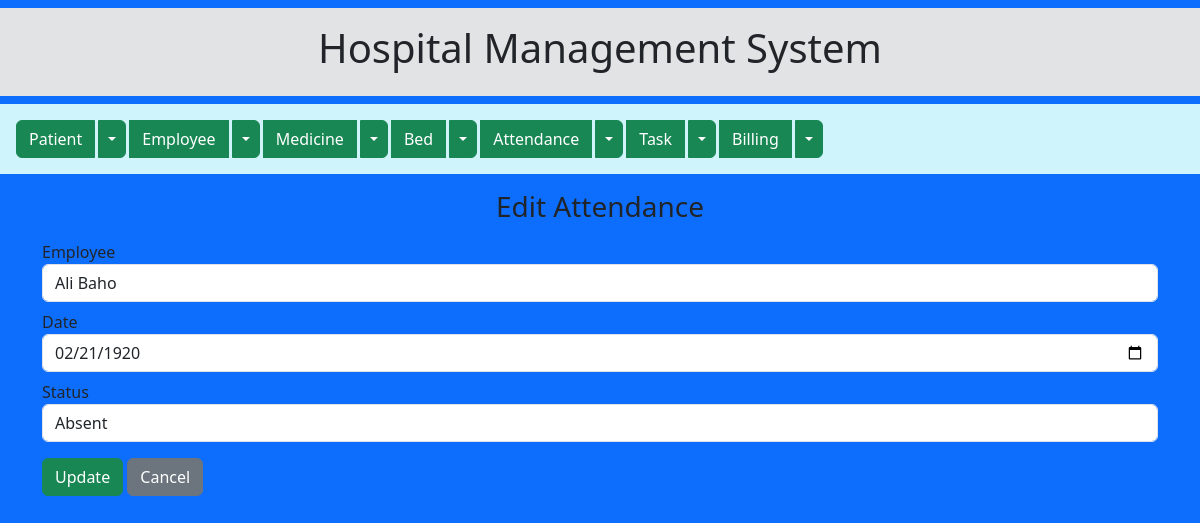
The app's page /edit_attendance/1 with its own data.
### models/models_attendance.py (models this page shows)
class Attendance(db.Model):
    id = db.Column(db.Integer, primary_key=True)
    employee_id = db.Column(db.Integer, db.ForeignKey('employee.id'))
    date = db.Column(db.String(20))
    status = db.Column(db.String(20))    # Present / Absent / Late

### models/models_employee.py (models this page shows)
class Employee(db.Model):
    id = db.Column(db.Integer, primary_key=True)
    name = db.Column(db.String(100))
    age = db.Column(db.Integer)
    phone = db.Column(db.String(20))
    address = db.Column(db.String(200))
    role = db.Column(db.String(50))        # Doctor, Nurse, Admin...
    department = db.Column(db.String(100))
    salary = db.Column(db.Float)

### app.py (the view)
@app.route('/edit_attendance/<int:id>', methods=['GET', 'POST'])
def edit_attendance(id):
    record = get_attendance_by_id(id)
    if request.method == 'POST':
        update_attendance_service(id, request.form)
        return redirect(url_for('view_update_attendance'))
    employees = get_all_employees()
    return render_template('edit_attendance.html', record=record, employees=employees)

### services/services_attendance.py (called while the page is built)
def get_attendance_by_id(id):
    return Attendance.query.get(id)

### services/services_employee.py (called while the page is built)
def get_all_employees():
    return Employee.query.all()

### templates/edit_attendance.html
{% extends "base.html" %}
{% block content %}
<h3 class="text-center mt-2">Edit Attendance</h3>
<form method="POST" class="mt-3">
    <div class="mb-2"><label>Employee</label>
        <select name="employee_id" class="form-control">
            {% for emp in employees %}
            <option value="{{ emp.id }}" {% if record.employee_id == emp.id %}selected{% endif %}>{{ emp.name }}</option>
            {% endfor %}
        </select>
    </div>
    <div class="mb-2"><label>Date</label><input type="date" name="date" class="form-control" value="{{ record.date }}" required></div>
    <div class="mb-3"><label>Status</label>
        <select name="status" class="form-control">
            {% for s in ['Present','Absent','Late'] %}
            <option {% if record.status == s %}selected{% endif %}>{{ s }}</option>
            {% endfor %}
        </select>
    </div>
    <button type="submit" class="btn btn-success">Update</button>
    <a href="{{ url_for('view_update_attendance') }}" class="btn btn-secondary">Cancel</a>
</form>
{% endblock %}

### records on screen
Attendance: employee_id "Ali Baho", date "02/21/1920", status "Absent"
